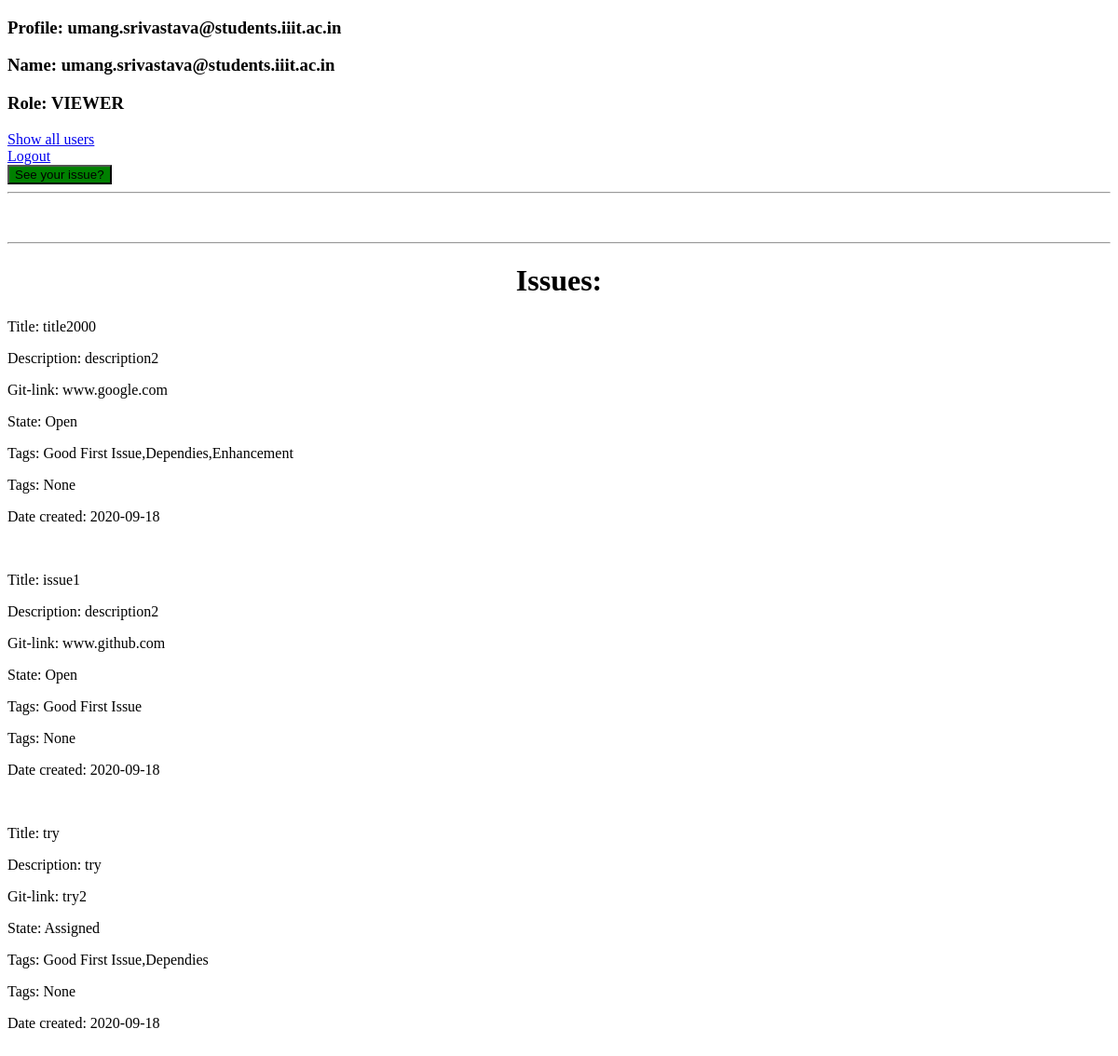
Page /homepage (signed in) on the earlier database version.
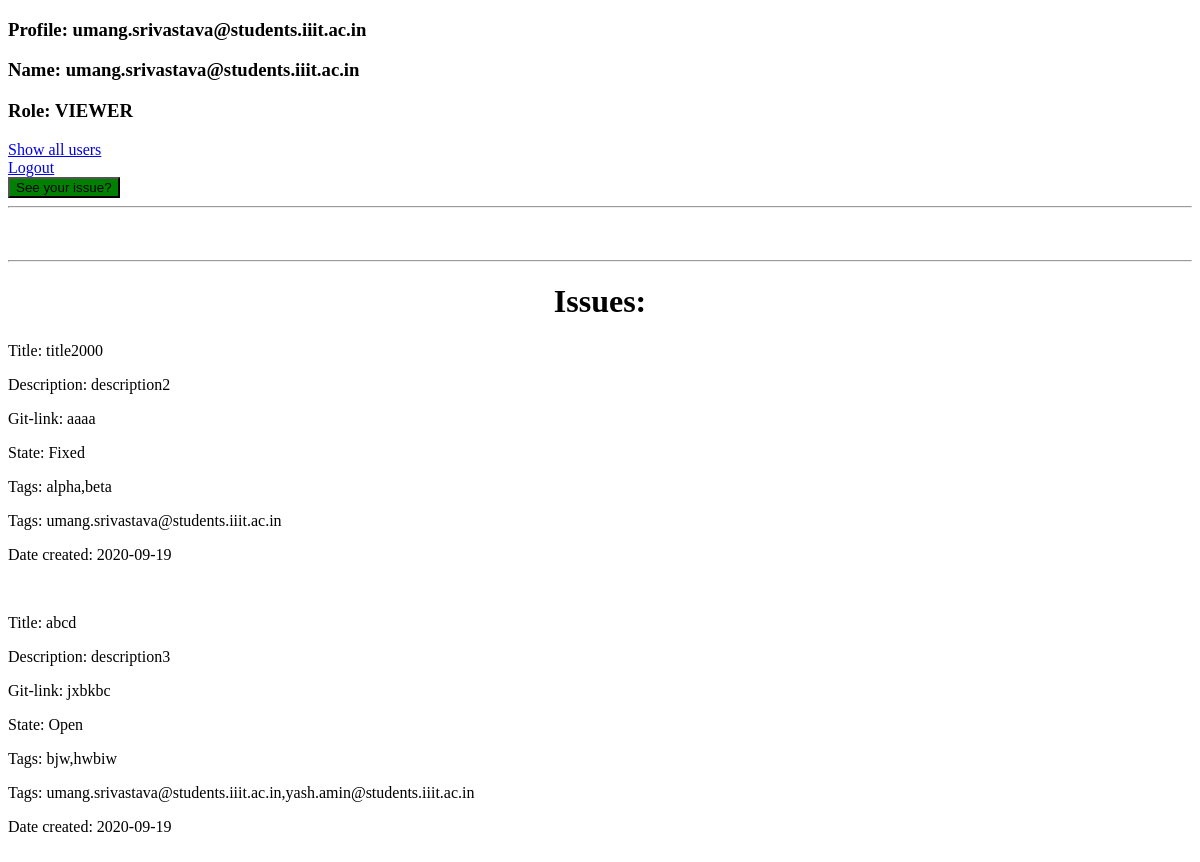
Same page on the later database version.
### app.py (models this page shows, shortened)
class USERS(db.Model):
	id = db.Column(db.Integer, primary_key=True)
	username = db.Column(db.String(100), nullable=True)
	Name = db.Column(db.String(100), nullable=True)
	role = db.Column(db.String(50), nullable=True)

class ISSUES(db.Model):
	id = db.Column(db.Integer, primary_key=True)
	title = db.Column(db.String(100), nullable=False)
	description = db.Column(db.String(200), nullable=False)
	state = db.Column(db.String(100), nullable=False)
	tags = db.Column(db.String(100), nullable=False)
	assignees = db.Column(db.String(200), nullable=True)
	owner = db.Column(db.String(100), nullable=False)
	gitlink = db.Column(db.String(100), nullable=False)
	date_created = db.Column(db.DateTime, default=datetime.utcnow)
	assignees = db.Column(db.String(1000), nullable = True)

### app.py (the view)
@app.route('/homepage', methods = ['GET','POST'])
def homepage():
	current_owner = session["username"]
	current_name = session["Name"]
	current_role = session["role"]
	issues = ISSUES.query.order_by(ISSUES.date_created).all()
	user = USERS.query.filter_by(username = current_owner).all()
	return render_template('/homepage.html',
		username = current_owner,
		Name = current_name,
		Role = current_role,
		issues = issues)

### templates/homepage.html (shortened to what this page needs)
{% extends 'base.html' %}
{% block body %}
<div class="content">
    <h3>Profile: {{username}}</h3>
    <h3>Name: {{Name}}</h3>
    <h3>Role: {{Role}}</h3>
    <a href = "{{url_for('displayusers')}}">Show all users</a>
    <br>
    <a href = "{{url_for('logoutpage')}}">Logout</a>
    <br>
     <a href="{{ url_for('myissues') }}"><button type="button" style="background-color: green">See your issue?</button></a>
    <hr><br>
    <br><hr>
    <h1 style="text-align: center">Issues: </h1>
    {% if issues|length < 1 %}
    <h4 style="text-align: center">There are no issues. Create one!</h4>
    {% else %}
        {% for issue in issues %}
            <p class="title">Title: {{issue.title}}</p>
            <p class="description">Description: {{issue.description}}</p>
            <p class="gitlink">Git-link: {{issue.gitlink}}</p>
            <p class="state">State: {{issue.state}}</p>
            <p class="tags">Tags: {{issue.tags}}</p>
            <p class="assignees">Tags: {{issue.assignees}}</p>
            <p class="date">Date created: {{issue.date_created.date()}}</p>
            <br>
        {% endfor %}
    {% endif %}
</div>
{% endblock %}

### templates/base.html (shortened to what this page needs)
<!DOCTYPE html>
<html lang="en">
<head>
</head>
<body>
    {% block body %}{% endblock %}
</body>
</html>

Differences in the rows shown:
removed ISSUES: title "issue1", description "description2", gitlink "www.github.com", state "Open", tags "Good First Issue", assignees "None", date_created "2020-09-18"
removed ISSUES: title "try", description "try", gitlink "try2", state "Assigned", tags "Good First Issue,Dependies", assignees "None", date_created "2020-09-18"
changed ISSUES "title2000": gitlink "www.google.com" → "aaaa"; state "Open" → "Fixed"; tags "Good First Issue,Dependies,Enhancement" → "alpha,beta"; assignees "None" → "umang.srivastava@students.iiit.ac.in"; date_created "2020-09-18" → "2020-09-19"
added ISSUES: title "abcd", description "description3", gitlink "jxbkbc", state "Open", tags "bjw,hwbiw", assignees "umang.srivastava@students.iiit.ac.in,yash.amin@students.iiit.ac.in", date_created "2020-09-19"
